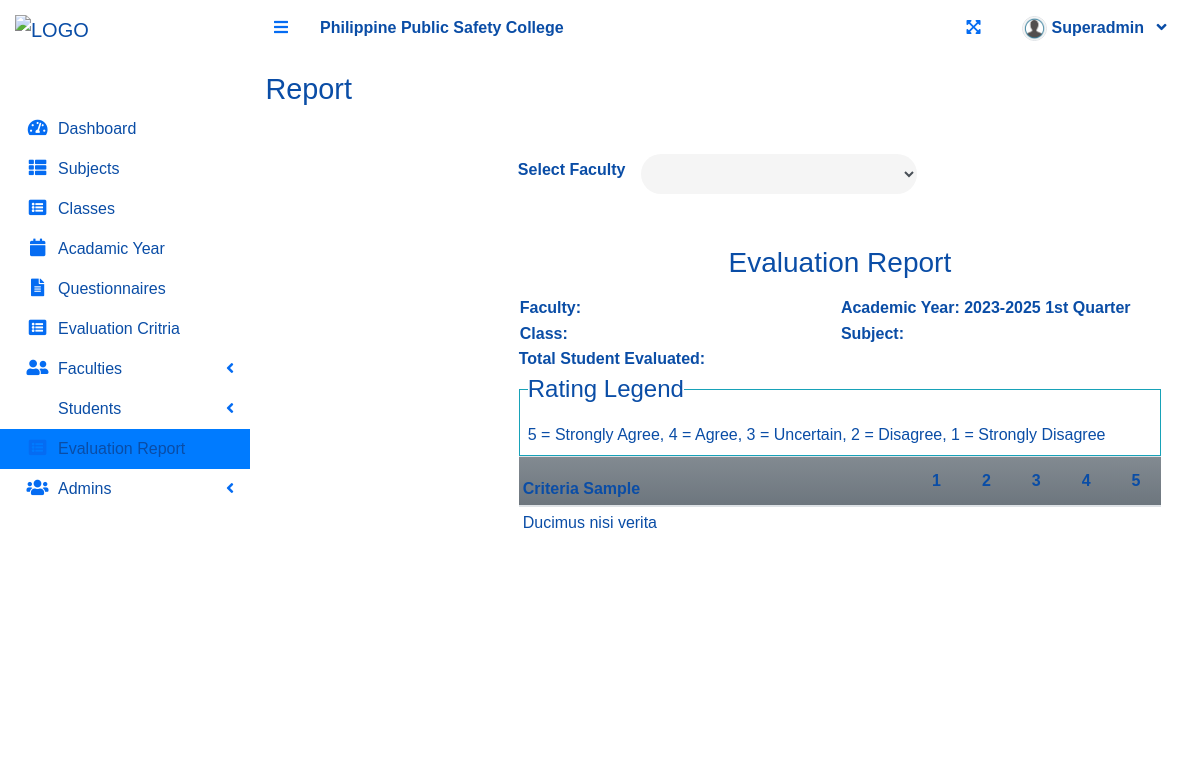
/index.php?page=report (signed in), run on the app's committed database.
### tables this page shows
CREATE TABLE `criteria_list` (
  `id` int(30) NOT NULL,
  `criteria` text NOT NULL,
  `order_by` int(30) NOT NULL
);

CREATE TABLE `question_list` (
  `id` int(30) NOT NULL,
  `academic_id` int(30) NOT NULL,
  `question` text NOT NULL,
  `order_by` int(30) NOT NULL,
  `criteria_id` int(30) NOT NULL
);

### admin/report.php (the view, shortened to what this page needs)
<?php $faculty_id = isset($_GET['fid']) ? $_GET['fid'] : '' ; ?>
<?php
function ordinal_suffix($num){
    $num = $num % 100;
    if($num < 11 || $num > 13){
         switch($num % 10){
            case 1: return $num.'st';
        }
    }
    return $num.'th';
}
?>
<div class="col-lg-12">
	<div class="callout callout-info">
		<div class="d-flex w-100 justify-content-center align-items-center">
			<label for="faculty">Select Faculty</label>
			<div class=" mx-2 col-md-4">
			<select name="" id="faculty_id" class="form-control form-control-sm select2">
				<option value=""></option>
				<?php
				$faculty = $conn->query("SELECT *,concat(firstname,' ',lastname) as name FROM faculty_list order by concat(firstname,' ',lastname) asc");
				while($row=$faculty->fetch_assoc()):
				?>
				<option value="<?php echo $row['id'] ?>" <?php echo isset($faculty_id) && $faculty_id == $row['id'] ? "selected" : "" ?>><?php echo ucwords($row['name']) ?></option>
				<?php endwhile; ?>
			</select>
			</div>
		</div>
	</div>
	<div class="row">
	</div>
	<div class="row">
		<div class="col-md-3">
			<div class="callout callout-info">
			</div>
		</div>
		<div class="col-md-9">
			<div class="callout callout-info" id="printable">
			<div>
			<h3 class="text-center">Evaluation Report</h3>
			<table width="100%">
					<tr>
						<td width="50%"><p><b>Faculty: <span id="fname"></span></b></p></td>
						<td width="50%"><p><b>Academic Year: <span id="ay"><?php echo $_SESSION['academic']['year'].' '.(ordinal_suffix($_SESSION['academic']['semester'])) ?> Quarter</span></b></p></td>
					</tr>
					<tr>
						<td width="50%"><p><b>Class: <span id="classField"></span></b></p></td>
						<td width="50%"><p><b>Subject: <span id="subjectField"></span></b></p></td>
					</tr>
			</table>
				<p class=""><b>Total Student Evaluated: <span id="tse"></span></b></p>
			</div>
				<fieldset class="border border-info p-2 w-100">
				   <legend  class="w-auto">Rating Legend</legend>
				   <p>5 = Strongly Agree, 4 = Agree, 3 = Uncertain, 2 = Disagree, 1 = Strongly Disagree</p>
				</fieldset>
				<?php
						$criteria = $conn->query("SELECT * FROM criteria_list where id in (SELECT criteria_id FROM question_list where academic_id = {$_SESSION['academic']['id']} ) order by abs(order_by) asc ");
						while($crow = $criteria->fetch_assoc()):
					?>
					<table class="table table-condensed wborder">
						<thead>
							<tr class="bg-gradient-secondary">
								<th class=" p-1"><b><?php echo $crow['criteria'] ?></b></th>
								<th width="5%" class="text-center">1</th>
								<th width="5%" class="text-center">2</th>
								<th width="5%" class="text-center">3</th>
								<th width="5%" class="text-center">4</th>
								<th width="5%" class="text-center">5</th>
							</tr>
						</thead>
						<tbody class="tr-sortable">
							<?php
							$questions = $conn->query("SELECT * FROM question_list where criteria_id = {$crow['id']} and academic_id = {$_SESSION['academic']['id']} order by abs(order_by) asc ");
							while($row=$questions->fetch_assoc()):
							?>
							<tr class="bg-white">
								<td class="p-1" width="40%">
									<?php echo $row['question'] ?>
								</td>
								<?php for($c=1;$c<=5;$c++): ?>
								<td class="text-center">
			                      </div>
								<?php endfor; ?>
							<?php endwhile; ?>
					<?php endwhile; ?>
			</div>
		</div>

### header.php (style rules this page uses)
* { font-family: 'Montserrat', sans-serif; }
* { color: #0a4da6; }
.card-info.card-outline, .callout.callout-info { border:none; box-shadow:none; }
.form-control { border:none; border-radius:50px; height: 5vh; padding: 10px; padding-left: 20px; background-color: whitesmoke; }

### data on the page
criteria_list: criteria "Criteria Sample"
question_list: question "Ducimus nisi verita"

### other printed values
$_SESSION['login_firstname'] "Superadmin"
$title "Report"
$_SESSION['academic']['year'] "2023-2025"
ordinal_suffix($_SESSION['academic']['semester']) "1st"
